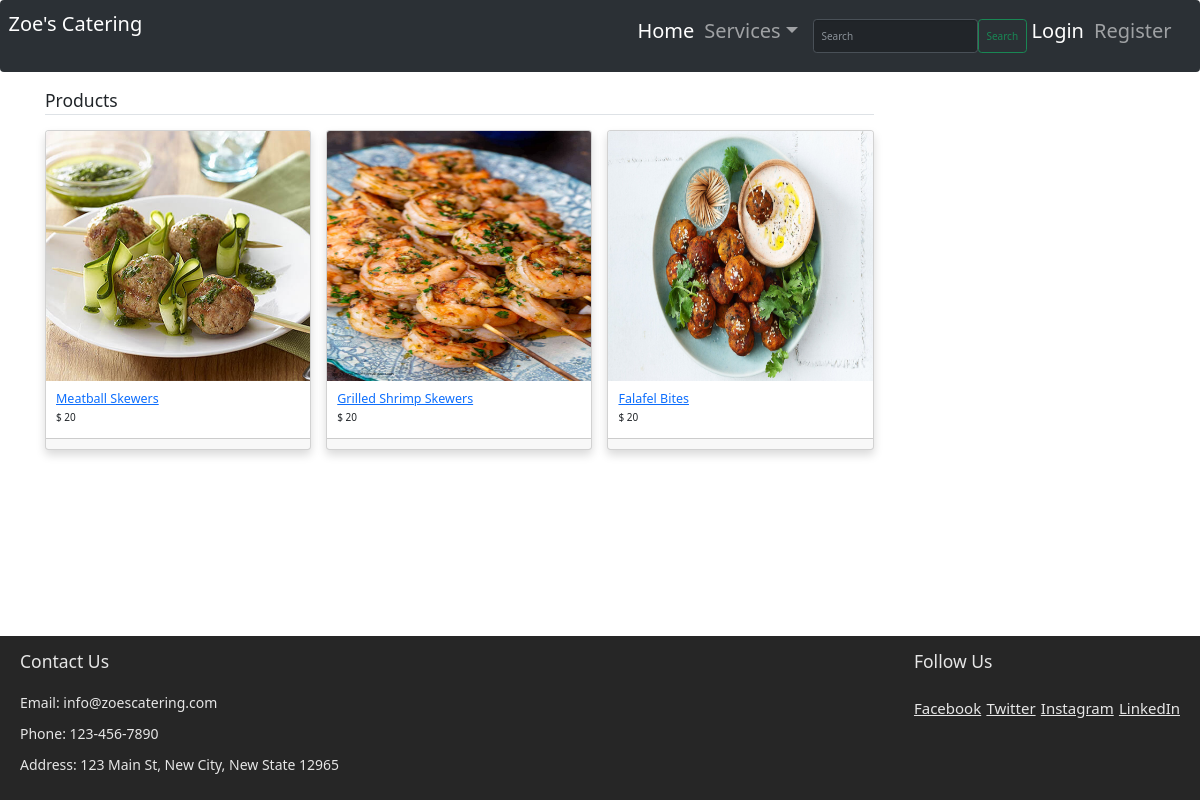
Page /website/category-product-list/5 on the committed database.
### website/models.py (models this page shows, shortened)
class Product(models.Model):
    title=models.CharField(max_length=100)
    image=models.ImageField(upload_to="product_imgs/")
    slug=models.CharField(max_length=400)
    detail=models.TextField()
    category=models.ForeignKey(Category,on_delete=models.CASCADE)
    status=models.BooleanField(default=True)

class ProductAttribute(models.Model):
    product=models.ForeignKey(Product,on_delete=models.CASCADE)
    size=models.ForeignKey(Size,on_delete=models.CASCADE)
    price=models.PositiveIntegerField(default=0)

### website/views.py (the view)
# urls.py: path('category-product-list/<int:cat_id>', views.category_product_list, name='category-product-list'),
def category_product_list(request,cat_id):
    category=Category.objects.get(id=cat_id)
    data=Product.objects.filter(category=category, status=True).order_by('id')
    cats = Product.objects.distinct().values('category__title')
    sizes = ProductAttribute.objects.distinct().values('size__title')
    return render(request, 'website/category_product_list.html',
                  {
                      'data': data,
                      'cats': cats,
                      'sizes': sizes,
                  }
                  )

### website/templates/website/category_product_list.html (shortened to what this page needs)
{% extends 'website/layout.html' %}
{% block content %}
<br><br><br><br>
<main class="container my-4">
    <div class="row">
        <div class="col-md-9">
            <h3 class="mb-4 border-bottom pb-1">
                Products
            </h3>
            <div class="row">
                {% for product in data %}
                <div class="col-md-4 mb-4">
                    <div class="card shadow">
                      <a href="/website/product/{{product.slug}}/{{product.id}}">
                          <img src="/media/{{product.image}}" class="card-img-top product-image" alt="{{product.title}}">
                      </a>
                      <div class="card-body">
                        <h5 class="card-text"><a href="/website/product/{{product.slug}}/{{product.id}}">{{product.title}}</a></h5>
                        <h6>$ <span class="product-price-{{product.id}}">{{product.productattribute_set.first.price}}</span></h6>
                      </div>
                          <div class="card-footer">
                          </div>
                    </div>
                </div>
                {% endfor %}
            </div>
        </div>
    </div>
</main>
{% endblock %}

### website/static/website/styles.css (style rules this page uses)
body { font-family: Arial, sans-serif; color: #333; margin: 0; padding: 0; }
img { display: flex; height: 90vh; width: 40em; margin: 0 auto; max-width: 100%; border: 1em; justify-content:center; align-items:center; }

### website/templates/website/layout.html (style rules this page uses)
main { padding-bottom: 200px; }
.product-image { height: 250px; }

### rows in the picture
Product: image (picture), title "Meatball Skewers", productattribute_set.first.price "20"
Product: image (picture), title "Grilled Shrimp Skewers", productattribute_set.first.price "20"
Product: image (picture), title "Falafel Bites", productattribute_set.first.price "20"
